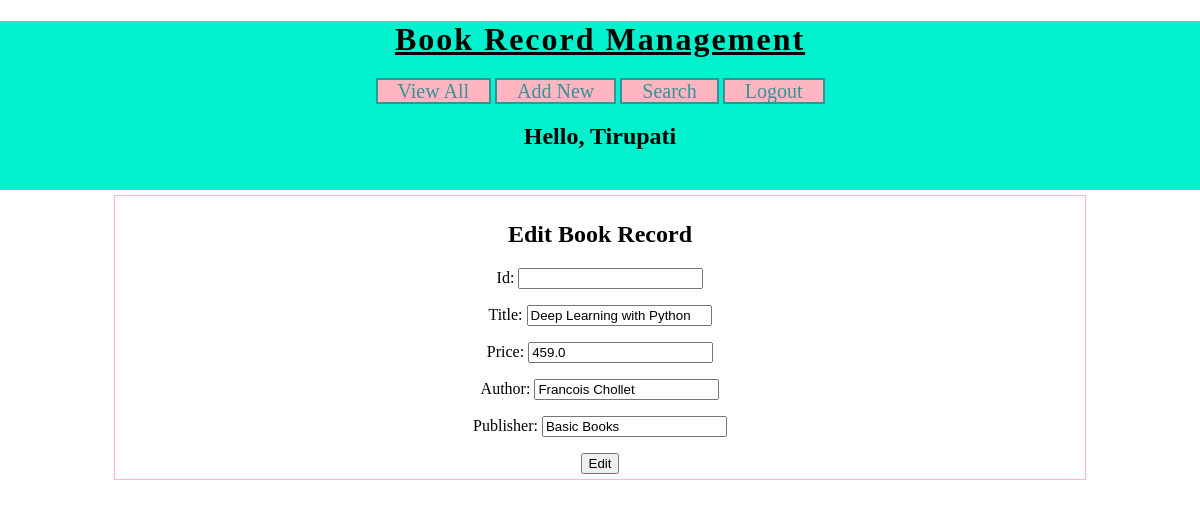
Screenshot of /BRM/edit-book/7 (signed in) with the database file from the repository.
### myapp/models.py (models this page shows)
class Book(models.Model):
    title = models.CharField(max_length=100)
    price = models.FloatField()
    author = models.CharField(max_length=100)
    publisher = models.CharField(max_length=100)

### myapp/views.py (the view)
# urls.py: path('edit-book/<int:id>', views.EditBook, name='edit-book'),
@login_required(login_url = '/BRM/login/')
def EditBook(request, id=None):
    username = request.session['username']
    if request.method == 'POST':
        pi = get_object_or_404(Book, pk=id)
        fm = NewBookForm(request.POST or None)
        print(fm)
        if fm.is_valid():
            title = fm.cleaned_data['title']
            price = fm.cleaned_data['price']
            author = fm.cleaned_data['author']
            publisher = fm.cleaned_data['publisher']
            obj = Book(title=title, price=price, author=author, publisher=publisher)
            obj.save()
            messages.success(request, 'You successfully updated the Book')
            return HttpResponseRedirect('/BRM/view-book/')
        else:
            messages.warning(request, 'Pls enter a valid data!!')
    else:
        pi = get_object_or_404(Book, pk=id)
        book = {'title' : pi.title, 'price' : pi.price, 'author' : pi.author, 'publisher' : pi.publisher}
        fm = NewBookForm(initial=book)
    context = {
        'form' : fm,
        'username' : username
    }
    return render(request, 'myapp/edit_book.html', context)

### myapp/forms.py
class NewBookForm(forms.Form):
    id = forms.IntegerField(label='Id')
    title = forms.CharField(label = 'Title', max_length=100)
    price = forms.FloatField(label = 'Price')
    author = forms.CharField(label = 'Author')
    publisher = forms.CharField(label = 'Publisher')

### templates/myapp/edit_book.html (shortened to what this page needs)
{% extends 'myapp/base.html' %}
{% block content%}
  <div id="main">
    <h2>Edit Book Record</h2>
    <form class="" action="" method="POST">
      {{form.as_p}}
      <input type="submit" name="" value="Edit">
    </form>
  </div>
{% endblock content %}

### templates/myapp/base.html (shortened to what this page needs)
<!DOCTYPE html>
{% load static %}
<html lang="en" dir="ltr">
  <head>
    <link rel="stylesheet" href="{% static 'css/BRMstyle.css' %}">
  </head>
  <body>
    <div id="header">
      <h1>Book Record Management</h1>
      <div id="nav">
        <a href="{% url 'view-book' %}">View All</a>
        <a href="{% url 'new-book' %}">Add New</a>
        <a href="{% url 'search-book' %}">Search</a>
        <a href="{% url 'logout' %}">Logout</a>
      </div>
      <h2>Hello, {{username}}</h2>
    </div>
    {% block content %}
    {% endblock content %}
  </body>
</html>

### statics/css/BRMstyle.css (style rules this page uses)
body { margin: 0; font-family: cursive; }
#header { background-color: #00F1CC; padding-bottom: 20px; text-align: center; }
#header h1 { text-align: center; letter-spacing: 2px; text-decoration: underline; }
#nav { width: 60%; margin: auto; }
#nav a { background-color: lightpink; width: 150px; border: solid 2px #329497; font-size: 20px; text-decoration: none; color : #329497; padding-left: 20px; padding-right: 20px; }
#main { margin: auto; border: solid 1px lightpink; width: 80%; padding: 5px; margin-top: 5px; }
#main h2, #main form { text-align: center; }

### rows the page displays
Book: title "Deep Learning with Python", price "459.0", author "Francois Chollet", publisher "Basic Books"

### other values shown
{{ username }} "Tirupati"
